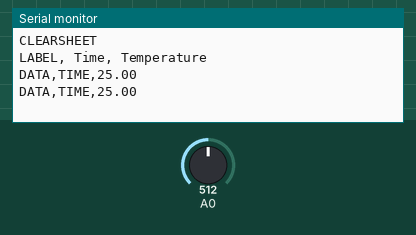
Simulated run of this sketch. Board: Arduino Uno, built with avr-gcc and run on an emulated ATmega328P. On the bench: the last lines printed to the serial monitor. The test bench sets the inputs (shaded band); at power-on: A0 = 512.

Above: at 5.8 s.
5.9 s: A0 set to 716
At 10.6 s:
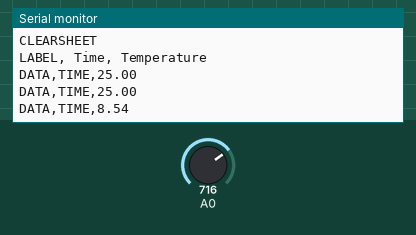
11.9 s: A0 set to 900
At 15.6 s:
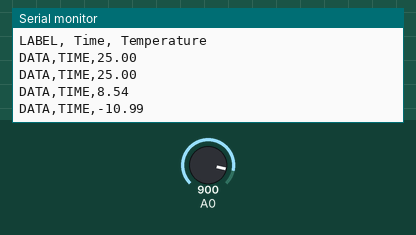
Timing chart, 0 to 17.1 s (numbered marks = the images above; inputs shaded):
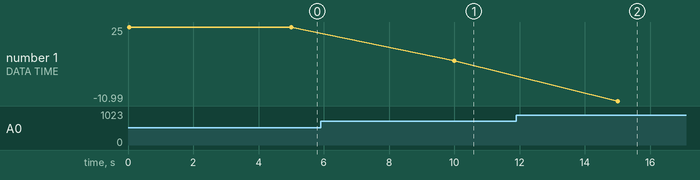

The sketch:

sketch_oct29a.ino
```cpp
#include <math.h>
// Параметр конкретного типа термистора (из datasheet):
#define TERMIST_B 4300
#define VIN 5.0
void setup()
{
 Serial.begin(9600);
 // очищаем таблицу.
 Serial.println("CLEARSHEET");
 // передаём заголовки нашей таблицы в текстовом виде, иначе
 // говоря печатаем строку (англ. print line).
 Serial.println("LABEL, Time, Temperature");
}
void loop()
{
 // вычисляем температуру в °С с помощью магической формулы.
 // Используем при этом не целые числа, а вещественные.
 float voltage = analogRead(A0) * VIN / 1024.0;
 float r1 = voltage / (VIN - voltage);
 float temperature = 1./( 1./(TERMIST_B)*log(r1)+1./(25. + 273.) ) - 273;
 // печатаем текущее время и температуру.
 // println переводит курсор на новую строку, а print — нет
 Serial.print("DATA,TIME,");
 Serial.println(temperature);
 delay(5000); // засыпаем на 5 секунд
}
```

Measured:
- after the input at 5.9 s, the serial monitor: prints a new line after 4.1 s (image 1)
- after the input at 11.9 s, the serial monitor: prints a new line after 3.1 s (image 2)
- plotted number 1: 25 → 8.54 after the input at 5.9 s, 8.54 → -10.99 after the input at 11.9 s
